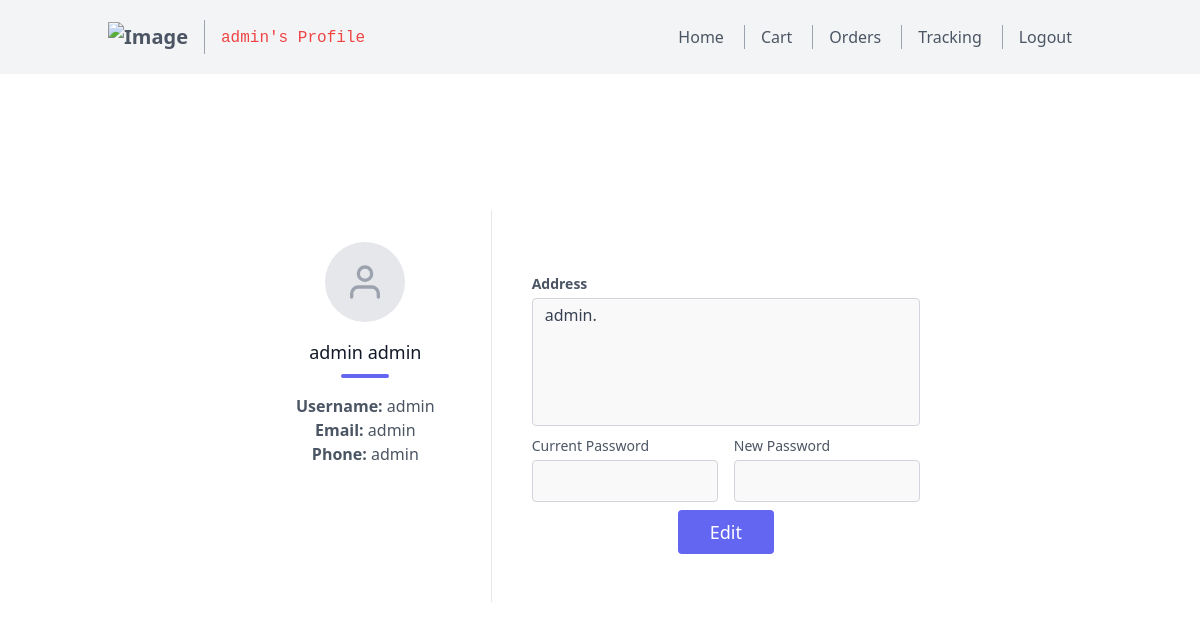
The app's page /profile (signed in) with its own data.
### models.py (models this page shows, shortened)
class User(db.Model):
    __TableName__ = 'user'
    userid = db.Column(db.Integer, primary_key=True, autoincrement=True, nullable=False, unique=True)
    uname = db.Column(db.String(20), nullable=False, unique=True)
    passhash = db.Column(db.String(1024), nullable=False)
    profileid = db.Column(db.String(1024), nullable=False)
    role = db.Column(db.String(10), nullable=False)
    @property
    def password(self):
        raise AttributeError('Password is not a readable attribute')

class Profile(db.Model):
    __TableName__ = 'profile'
    profileid = db.Column(db.Integer, primary_key=True, nullable=False, unique=True)
    firstname = db.Column(db.String(20), nullable=False)
    lastname = db.Column(db.String(20))
    email = db.Column(db.String(50), nullable=False, unique=True)
    phone = db.Column(db.String(20))
    address = db.Column(db.String(100))

### routes.py (the view)
@app.route('/profile')
@auth_required
def profile():
    profile=(User.query.filter_by(userid=session['user_id']).first()).profileid
    return render_template('profile.html',profile=Profile.query.filter_by(profileid=profile).first(),user=User.query.filter_by(userid=session['user_id']).first(),nav="profile")

### routes.py (called while the page is built)
def auth_required(func):
    @wraps(func)
    def inner(*args, **kwargs):
        if 'user_id' not in session:
            flash('Please login to continue')
            return redirect(url_for('login'))
        return func(*args, **kwargs)
    return inner

### templates/profile.html (shortened to what this page needs)
{% extends 'layout.html' %}
{% block content %}
  <section class="text-gray-600 body-font">
    <div class="container px-5 py-24 mx-auto flex flex-col">
      <div class="lg:w-4/6 mx-auto">
        <div class="flex flex-col sm:flex-row mt-10">
          <div class="sm:w-1/3 text-center sm:pr-8 sm:py-8">
            <div class="w-20 h-20 rounded-full inline-flex items-center justify-center bg-gray-200 text-gray-400">
              <svg fill="none" stroke="currentColor" stroke-linecap="round" stroke-linejoin="round" stroke-width="2" class="w-10 h-10" viewBox="0 0 24 24">
                <path d="M20 21v-2a4 4 0 00-4-4H8a4 4 0 00-4 4v2"></path>
                <circle cx="12" cy="7" r="4"></circle>
              </svg>
            </div>
            <div class="flex flex-col items-center text-center justify-center">
              <h2 class="font-medium title-font mt-4 text-gray-900 text-lg">{{profile.firstname}} {{profile.lastname}}</h2>
              <div class="w-12 h-1 bg-indigo-500 rounded mt-2 mb-4"></div>
              <p class="text-base"><strong>Username: </strong>{{user.uname}}</p>
              <p class="text-base"><strong>Email: </strong>{{profile.email}}</p>
                <p class="text-base"><strong>Phone: </strong>{{profile.phone}}</p>
            </div>
          </div>
          <div class="sm:w-2/3 sm:pl-8 sm:py-8 sm:border-l border-gray-200 sm:border-t-0 border-t mt-4 pt-4 sm:mt-0 text-center sm:text-left">
            <form action="/profile" method="post" class="mt-5">
            <div class="p-2 w-full">
                <div class="relative">
                  <label for="address" class="leading-7 text-sm text-gray-600"><strong>Address</strong></label>
                  <textarea id="address" name="address" class="w-full bg-gray-100 bg-opacity-50 rounded border border-gray-300 focus:border-indigo-500 focus:bg-white focus:ring-2 focus:ring-indigo-200 h-32 text-base outline-none text-gray-700 py-1 px-3 resize-none leading-6 transition-colors duration-200 ease-in-out" required autofocus>{{profile.address}}</textarea>
                </div>
                <div class="flex flex-wrap -m-2">
                    <div class="p-2 w-1/2">
                      <div class="relative">
                        <label for="cpassword" class="leading-7 text-sm text-gray-600">Current Password</label>
                        <input type="password" id="cpassword" name="cpassword" class="w-full bg-gray-100 bg-opacity-50 rounded border border-gray-300 focus:border-indigo-500 focus:bg-white focus:ring-2 focus:ring-indigo-200 text-base outline-none text-gray-700 py-1 px-3 leading-8 transition-colors duration-200 ease-in-out">
                      </div>
                    </div>
                    <div class="p-2 w-1/2">
                      <div class="relative">
                        <label for="npassword" class="leading-7 text-sm text-gray-600">New Password</label>
                        <input type="npassword" id="npassword" name="npassword" class="w-full bg-gray-100 bg-opacity-50 rounded border border-gray-300 focus:border-indigo-500 focus:bg-white focus:ring-2 focus:ring-indigo-200 text-base outline-none text-gray-700 py-1 px-3 leading-8 transition-colors duration-200 ease-in-out">
                      </div>
                    </div>
                </div>
            </form>
                <div class="p-2 w-full">
                    <input type="submit" class="flex mx-auto text-white bg-indigo-500 border-0 py-2 px-8 focus:outline-none hover:bg-indigo-600 rounded text-lg" value="Edit" />
                  </div>
              </div>
            </div>
            </div>
          </div>
  </section>
{% endblock %}

### templates/navbar.html (shortened to what this page needs)
  </head>
<body>
  <header class="text-gray-600 body-font bg-gray-100">
    <div class="container mx-auto flex flex-wrap p-5 flex-col md:flex-row items-center">
        <a class="navbar-brand" href="{{url_for('index')}}" style="font-weight: bold;font-size:15pt"><img src="gs.png" alt="Image" class="mx-auto  w-20" /></a>
      <nav class="md:mr-auto md:ml-4 md:py-1 md:pl-4 md:border-l md:border-gray-400	flex flex-wrap items-center text-base justify-center">
        <a class="mr-5 text-red-500">
          {%if nav=="dashboard"%}
            <code>{{user.uname}}'s Dashboard</code>
          {%elif nav=="profile"%}
            <code>{{user.uname}}'s Profile</code>
          {%elif nav=="buy_product"%}
            <code>Buying Product</code>
          {%elif nav=="addtocart"%}
            <code>Adding to Cart</code>
          {%elif nav=="cart"%}
            <code>{{user.uname}}'s Cart</code>
          {%elif nav=="review_product"%}
            <code>Reviewing Product</code>
          {%elif nav=="order"%}
            <code>{{user.uname}}'s Order History</code>
          {%elif nav=="payment"%}
            <code>{{user.uname}}'s Payment</code>
          {%elif nav=="success"%}
            <code>{{user.uname}}'s Payment Success</code>
          {%elif nav=="tracking"%}
            <code>{{user.uname}}'s Tracking Order</code>
          {%else%}
            <code>Login/Sign Up</code>
          {%endif%}
        </a>
      </nav>
      <nav class="md:ml-auto flex flex-wrap items-center text-base justify-center">
        {%if nav=="dashboard"%}
          <a class="mr-5 hover:text-gray-900" href="{{url_for('profile')}}">Profile</a>
          <a class="mr-5 hover:text-gray-900 md:pl-4 md:border-l md:border-gray-400" href="{{url_for('cart')}}">Cart</a>
          <a class="mr-5 hover:text-gray-900 md:pl-4 md:border-l md:border-gray-400" href="{{url_for('order')}}">Orders</a>
          <a class="mr-5 hover:text-gray-900 md:pl-4 md:border-l md:border-gray-400" href="{{url_for('tracking')}}">Tracking</a>
          <a class="mr-5 hover:text-gray-900 md:pl-4 md:border-l md:border-gray-400" href="{{url_for('logout')}}">Logout</a>
        {%elif nav=="profile"%}
          <a class="mr-5 hover:text-gray-900" href="{{url_for('index')}}">Home</a>
          <a class="mr-5 hover:text-gray-900 md:pl-4 md:border-l md:border-gray-400" href="{{url_for('cart')}}">Cart</a>
          <a class="mr-5 hover:text-gray-900 md:pl-4 md:border-l md:border-gray-400" href="{{url_for('order')}}">Orders</a>
          <a class="mr-5 hover:text-gray-900 md:pl-4 md:border-l md:border-gray-400" href="{{url_for('tracking')}}">Tracking</a>
          <a class="mr-5 hover:text-gray-900 md:pl-4 md:border-l md:border-gray-400" href="{{url_for('logout')}}">Logout</a>
        {%else%}
          <a class="mr-5 hover:text-gray-900" href="{{url_for('login')}}">Customer</a>
          <a class="mr-5 hover:text-gray-900 md:pl-4 md:border-l md:border-gray-400" href="{{url_for('login_man')}}">Manager</a>
        {%endif%}
      </nav>
    </div>
  </header>
</body>
</html>

### templates/profile.html (style rules this page uses)
form { display: flex; flex-direction: column; align-items: center; }
input { margin-top: 5px; align-items: center; flex-direction: column; }

### records on screen
User: uname "admin"
Profile: firstname "admin", lastname "admin", email "admin", phone "admin", address "admin."
